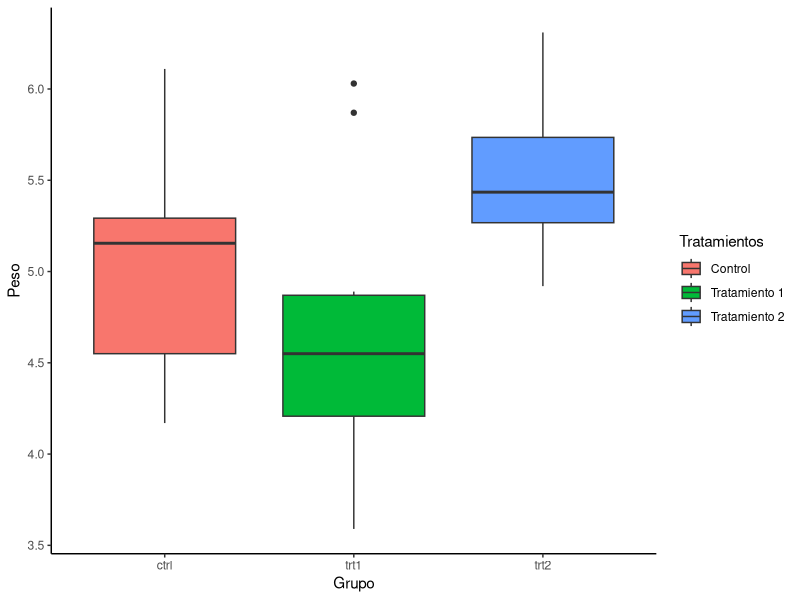

Source code (R):
## ---- chunk 1
library(knitr)
library(bookdown)
library(vegan)
library(tidyverse)
library(kableExtra)
## ---- chunk 2
data("PlantGrowth")
## ---- chunk 3
mean(PlantGrowth$weight)
## ---- chunk 4
library(tidyverse)
resumen <- PlantGrowth %>% group_by(group) %>% summarise(Media = mean(weight), n = n())
resumen
## ---- chunk 5
median(PlantGrowth$weight)
## ---- chunk 6
resumen <- PlantGrowth %>% group_by(group) %>% summarise(Mediana = median(weight), n = n())
resumen
## ---- chunk 7
resumen <- PlantGrowth %>% group_by(group) %>% summarise(Media = mean(weight), Mediana = median(weight), n = n())
resumen
## ---- chunk 8
range(PlantGrowth$weight)
## ---- chunk 9
max(PlantGrowth$weight) - min(PlantGrowth$weight)
## ---- chunk 10
resumen <- PlantGrowth %>% group_by(group) %>% summarise(Rango = max(weight) - min(weight), n = n())
resumen
## ---- chunk 11
resumen <- PlantGrowth %>% group_by(group) %>% summarise(Rango = max(weight) - min(weight), Media = mean(weight), Mediana = median(weight), n = n())
resumen
## ---- chunk 12
sd(PlantGrowth$weight)
## ---- chunk 13
resumen <- PlantGrowth %>% group_by(group) %>% summarise(SD = sd(weight))
resumen
## ---- chunk 14
resumen <- PlantGrowth %>% group_by(group) %>% summarise(SD = sd(weight), Rango = max(weight) - min(weight), Media = mean(weight), Mediana = median(weight), n = n())
resumen
## ---- chunk 15
sd(PlantGrowth$weight)*(sqrt((length(PlantGrowth$weight)-1)/length(PlantGrowth$weight)))
## ---- chunk 16
sd.p = function(x){sd(x)*sqrt((length(x)-1)/length(x))}
## ---- chunk 17
sd(PlantGrowth$weight)^2
## ---- chunk 18
sd(PlantGrowth$weight)/mean(PlantGrowth$weight)*100
## ---- chunk 19
resumen <- resumen <- PlantGrowth %>% group_by(group) %>% summarise(CV = sd(weight)/mean(weight)*100, Varianza = sd(weight)^2, SD = sd(weight), Rango = max(weight) - min(weight), Media = mean(weight), Mediana = median(weight), n = n())
resumen
## ---- chunk 20
PlantGrowth$Z <- (PlantGrowth$weight - mean(PlantGrowth$weight)) / sd(PlantGrowth$weight)
## ---- chunk 21
PlantGrowth <- PlantGrowth %>% group_by(group) %>% mutate(Z = (weight - mean(weight)/sd(weight)))
## ---- chunk 22
table(PlantGrowth$group)
## ---- chunk 23
table(PlantGrowth$weight)
## ---- chunk 24
resumen <- PlantGrowth %>% group_by(group) %>% summarise(CV = sd(weight)/mean(weight)*100, Varianza = sd(weight)^2, SD = sd(weight), Rango = max(weight) - min(weight), Media = mean(weight), Mediana = median(weight), Frec_Absoluta = n())
resumen
## ---- chunk 25
frec <- table(PlantGrowth$group)
prop.table(frec)
## ---- chunk 26
frec2 <- table(PlantGrowth$weight)
prop.table(frec2)
## ---- chunk 27
resumen <- resumen %>% mutate(Frec_Relativa = Frec_Absoluta / sum(Frec_Absoluta))
resumen
## ---- chunk 28
summary(PlantGrowth)
## ---- chunk 29
ctrl <- PlantGrowth %>% dplyr::filter(group == "ctrl")
trt1 <- PlantGrowth %>% dplyr::filter(group == "trt1")
trt2 <- PlantGrowth %>% dplyr::filter(group == "trt2")
summary(ctrl)
summary(trt1)
summary(trt2)
## ---- chunk 30
library(ggplot2)
## ---- chunk 31
ggplot(PlantGrowth) + geom_boxplot(aes(group, weight, fill = group)) + 
  xlab("Grupo") +
  ylab("Peso") +
  scale_fill_discrete(name = "Tratamientos", labels = c("Control", "Tratamiento 1", "Tratamiento 2")) +
  theme_classic()
## ---- chunk 32
library(tidyverse)
## ---- chunk 33
resumen %>% dplyr::select(group, Media, SD)
## ---- chunk 34
PlantGrowth %>% dplyr::select(starts_with("ctrl"), weight)
## ---- chunk 35
PlantGrowth <- PlantGrowth %>% group_by(group) %>% arrange(desc(weight), .by_group = TRUE)
